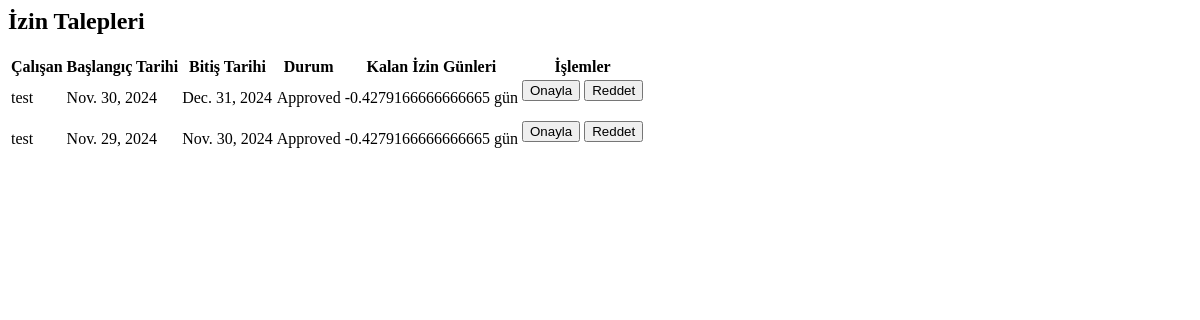
Before: /manage-leaves/ with the older database file.
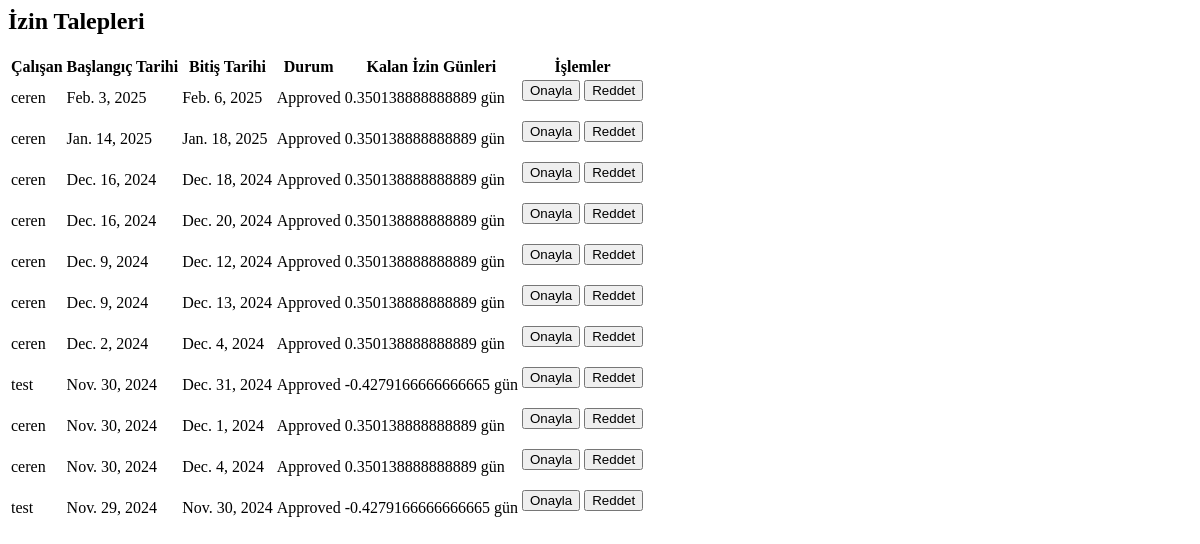
After: the same page with the newer database file.
### dashboard/models.py (models this page shows, shortened)
class LeaveRequest(models.Model):
    STATUS_CHOICES = [
        ('Pending', 'Pending'),
        ('Approved', 'Approved'),
        ('Rejected', 'Rejected'),
    ]
    employee = models.ForeignKey(User, on_delete=models.CASCADE)  # Kullanıcı ile ilişkilendirme
    start_date = models.DateField()  # İzin başlangıç tarihi
    end_date = models.DateField()  # İzin bitiş tarihi
    reason = models.TextField()  # İzin nedeni
    status = models.CharField(max_length=20, choices=STATUS_CHOICES, default='Pending')  # Talep durumu

class EmployeeProfile(models.Model):
    user = models.OneToOneField(User, on_delete=models.CASCADE)
    annual_leave_days = models.FloatField(default=15)

### dashboard/views.py (the view, shortened to what this page needs)
# urls.py: path('manage-leaves/', views.manage_leaves, name='manage_leaves'),
def manage_leaves(request):
    print("manage_leaves fonksiyonu çağrıldı.")
    leave_requests = LeaveRequest.objects.all().order_by('-start_date')
    employee_profiles = EmployeeProfile.objects.all()
    return render(request, 'dashboard/manage_leaves.html', {
        'leave_requests': leave_requests,
        'employee_profiles': employee_profiles
    })

### templates/dashboard/manage_leaves.html (shortened to what this page needs)
<h2>İzin Talepleri</h2>
<table>
    <thead>
        <tr>
            <th>Çalışan</th>
            <th>Başlangıç Tarihi</th>
            <th>Bitiş Tarihi</th>
            <th>Durum</th>
            <th>Kalan İzin Günleri</th>
            <th>İşlemler</th>
        </tr>
    </thead>
    <tbody>
        {% for leave_request in leave_requests %}
        <tr>
            <td>{{ leave_request.employee.username }}</td>
            <td>{{ leave_request.start_date }}</td>
            <td>{{ leave_request.end_date }}</td>
            <td>{{ leave_request.status }}</td>
            <td>
                {% for profile in employee_profiles %}
                    {% if profile.user == leave_request.employee %}
                        {{ profile.annual_leave_days }} gün
                    {% endif %}
                {% endfor %}
            </td>
            <td>
                <form method="post">
                    <button type="submit" name="action" value="approve">Onayla</button>
                    <button type="submit" name="action" value="reject">Reddet</button>
                </form>
            </td>
        </tr>
        {% endfor %}
    </tbody>
</table>

Changed rows visible on the page:
added LeaveRequest: employee.username "ceren", start_date "Feb. 3, 2025", end_date "Feb. 6, 2025", status "Approved"
now on this page (row edited): EmployeeProfile: annual_leave_days "0.350138888888889"
added LeaveRequest: employee.username "ceren", start_date "Jan. 14, 2025", end_date "Jan. 18, 2025", status "Approved"
added LeaveRequest: employee.username "ceren", start_date "Dec. 16, 2024", end_date "Dec. 18, 2024", status "Approved"
added LeaveRequest: employee.username "ceren", start_date "Dec. 16, 2024", end_date "Dec. 20, 2024", status "Approved"
added LeaveRequest: employee.username "ceren", start_date "Dec. 9, 2024", end_date "Dec. 12, 2024", status "Approved"
added LeaveRequest: employee.username "ceren", start_date "Dec. 9, 2024", end_date "Dec. 13, 2024", status "Approved"
added LeaveRequest: employee.username "ceren", start_date "Dec. 2, 2024", end_date "Dec. 4, 2024", status "Approved"
added LeaveRequest: employee.username "ceren", start_date "Nov. 30, 2024", end_date "Dec. 1, 2024", status "Approved"
added LeaveRequest: employee.username "ceren", start_date "Nov. 30, 2024", end_date "Dec. 4, 2024", status "Approved"
